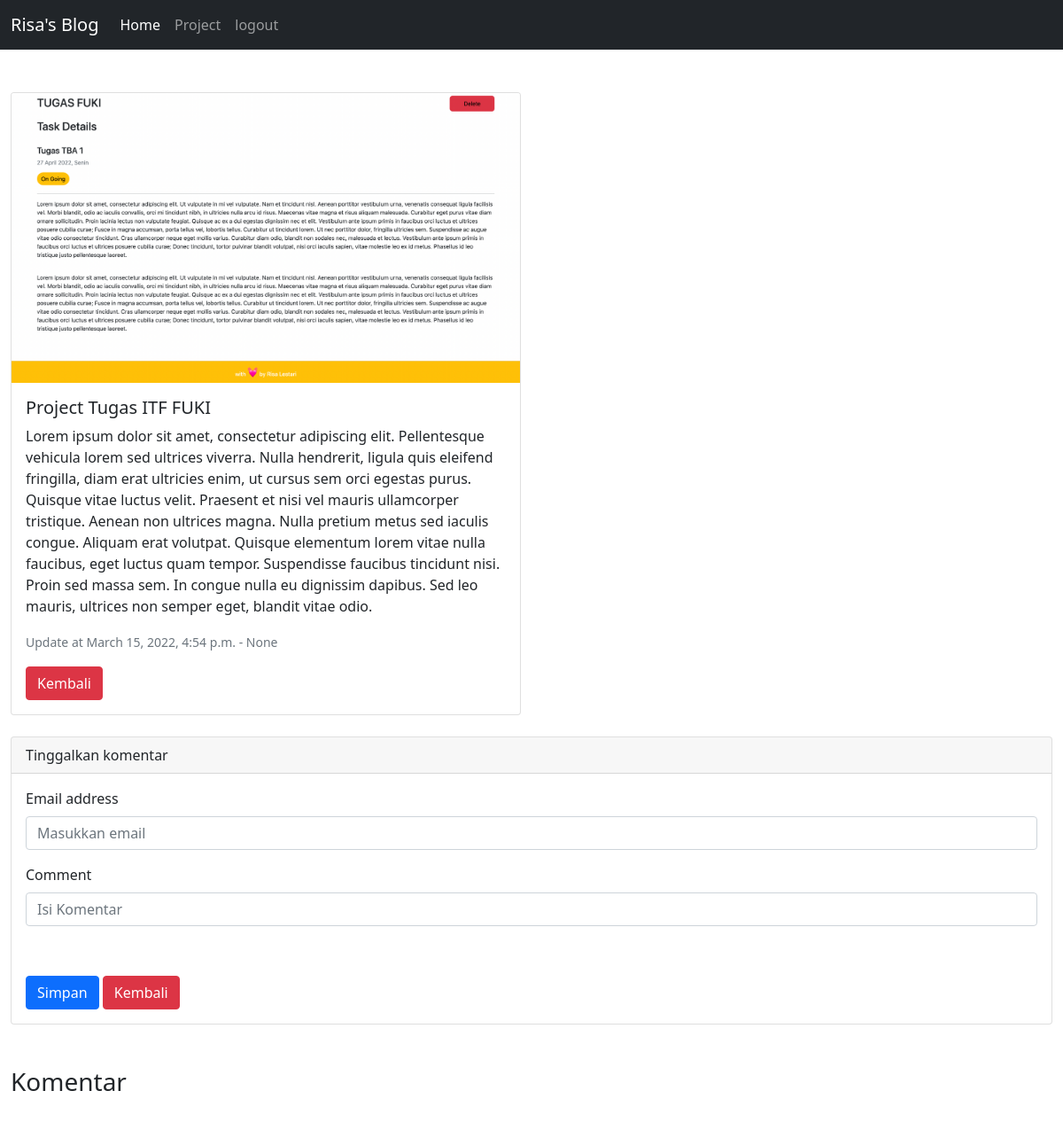
Before: /blog/project-tugas-itf-fuki with the older database file.
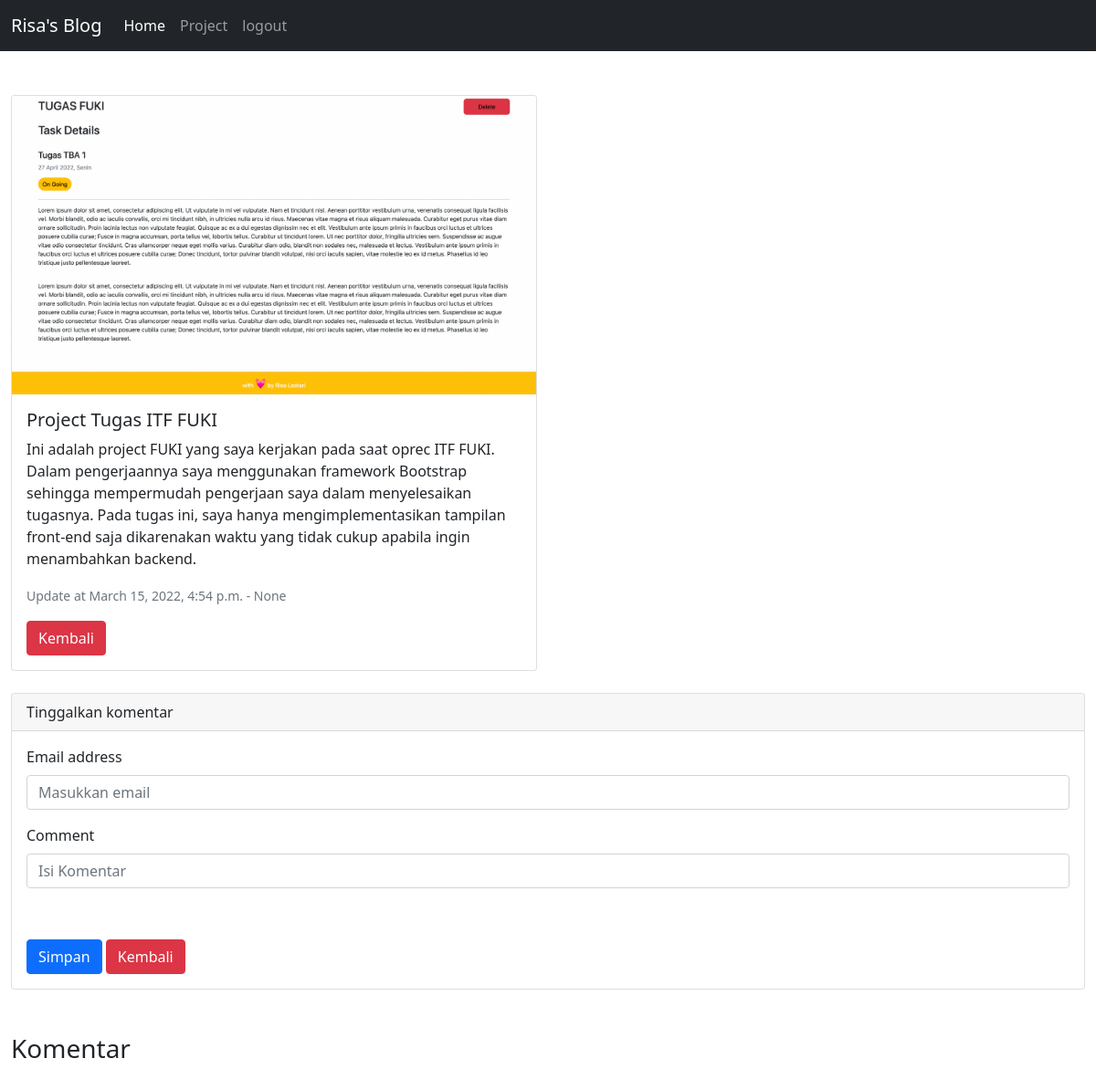
After: the same page with the newer database file.
### blog/models.py (models this page shows, shortened)
class artikel(models.Model):
    judul = models.CharField(max_length=50)
    isi = models.TextField(max_length=1000, null=True, blank=True)
    tanggal = models.DateTimeField(auto_now_add=True, null=True, blank=True)
    kategori = models.ForeignKey(kategori, on_delete = models.SET_NULL, blank=True, null = True)
    slug = models.SlugField(editable= False, blank= True, null = True)
    gambar = models.ImageField(upload_to = 'media/', blank=True, null= True)

### blog/views.py (the view, shortened to what this page needs)
# urls.py: path('<slug:blogslug>', views.show, name = 'show'),
def show(request, blogslug):
    data_artikel = models.artikel.objects.get(slug= blogslug)
    data_komen = models.komen.objects.filter(artikel = models.artikel.objects.get(slug = blogslug)).order_by('-id')
    context = {
        'formnya' : forms.komen_form(),
        'halaman' : 'detail artikel',
        'data' : data_artikel,
        'komens' : data_komen
    }
    return render(request, 'blog/show.html', context)

### blog/forms.py
class komen_form(forms.Form):
    email = forms.EmailField(
        max_length = 50,
        widget = forms.TextInput(
            attrs={
                'class' : 'form-control',
                'placeholder' : 'Masukkan email'
            }
        )
    )
    isi = forms.CharField(
        max_length = 50,
        widget = forms.TextInput(
            attrs={
                'class' : 'form-control',
                'placeholder' : 'Isi Komentar'
            }
        )
    )

### blog/templates/blog/show.html (shortened to what this page needs)
<!DOCTYPE html>
<html lang="en">
<head>
    <link href="https://cdn.jsdelivr.net/npm/bootstrap@5.1.3/dist/css/bootstrap.min.css" rel="stylesheet" />
</head>
<body>
    {% extends 'layout/base_user.html' %} {% load static %} {% block content%}
    <div class="container-fluid">
        <br><br>
        <div class="jumbotron">
            <div class="row row-cols-1 row-cols-md-2 g-4">
                <div class="col">
                    <div class="card">
                        <img src="{{data.gambar.url}}" class="card-img-top" alt="gambar">
                        <div class="card-body">
                            <h5 class="card-title">{{data.judul}}</h5>
                            <p>{{data.isi}}</p>
                            <p class="card-text"><small class="text-muted">Update at {{data.tanggal}} - {{data.kategori}}</small></p>
                            <button class="btn btn-danger" onclick="history.go(-1)">Kembali</button>
                        </div>
                    </div>
                </div>
            </div>
            <br>
            <div class="card">
                <div class="card-header">
                    Tinggalkan komentar
                </div>
                <div class="card-body">
                    <form method="POST" action="{% url 'blog:show' data.slug %}">
                        <div class="mb-3">
                            <label for="exampleInputEmail1" class="form-label">Email address</label> {{formnya.email}}
                        </div>
                        <div class="mb-3">
                            <label for="exampleInputPassword1" class="form-label">Comment</label> {{ formnya.isi }}
                        </div>
                        <div class="mb-3 form-check">
                        </div>
                        <button type="submit" class="btn btn-primary">Simpan</button>
                        <button type="button" class="btn btn-danger">Kembali</button>
                    </form>
                </div>
            </div>
            <br><br>
            <h3>Komentar</h3>
            <br>
            {% endblock content %}

Changed rows visible on the page:
changed artikel "Project Tugas ITF FUKI": isi "Lorem ipsum dolor sit amet, consectetur adipiscing elit. Pellentesque vehicula lorem sed ultrices viverra. Nulla hendrerit, ligula quis eleifend fringilla, diam erat ultricies enim, ut cursus sem orci egestas purus. Quisque vitae luctus velit. Praesent et nisi vel mauris ullamcorper tristique. Aenean non ultrices magna. Nulla pretium metus sed iaculis congue. Aliquam erat volutpat. Quisque elementum lorem vitae nulla faucibus, eget luctus quam tempor. Suspendisse faucibus tincidunt nisi. Proin sed massa sem. In congue nulla eu dignissim dapibus. Sed leo mauris, ultrices non semper eget, blandit vitae odio." → "Ini adalah project FUKI yang saya kerjakan pada saat oprec ITF FUKI. Dalam pengerjaannya saya menggunakan framework Bootstrap sehingga mempermudah pengerjaan saya dalam menyelesaikan tugasnya. Pada tugas ini, saya hanya mengimplementasikan tampilan front-end saja dikarenakan waktu yang tidak cukup apabila ingin menambahkan backend."
